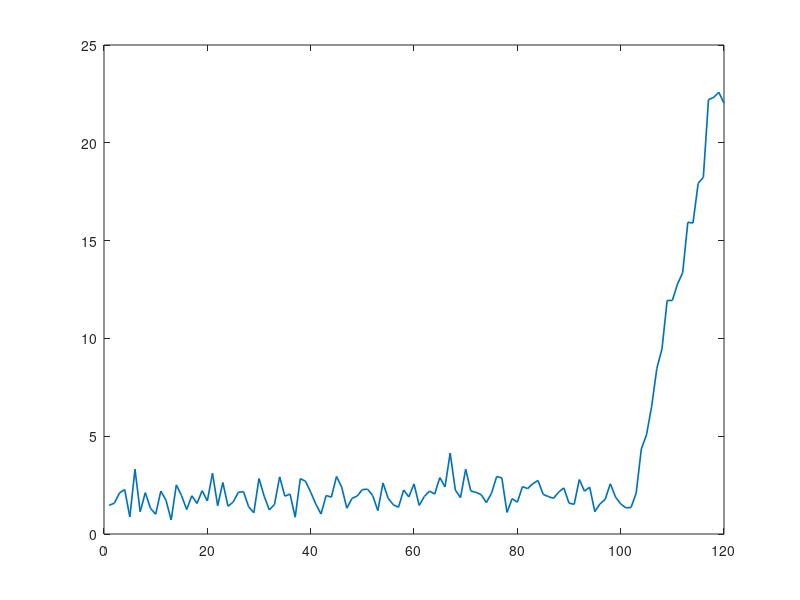

This chart was generated by the following MATLAB code: (Note: this script raises an error after producing the figure.)
%% Simple multivariate anomaly score for prototype validation
clear; clc; close all; rng(5);
N = 120;
features = [1.5+0.12*randn(N,1), 2.6+0.2*randn(N,1), ...
            3.0+0.25*randn(N,1), 18+1.5*randn(N,1)];
features(101:end,:) = features(101:end,:) + ...
    [linspace(0,1.8,20)' linspace(0,2.5,20)' linspace(0,2,20)' linspace(0,12,20)'];
baseline = features(1:60,:);
mu = mean(baseline); sigma = std(baseline);
z = (features-mu)./sigma;
score = sqrt(sum(z.^2,2));
threshold = prctile(sqrt(sum(((baseline-mu)./sigma).^2,2)),99);
figure; plot(score,'LineWidth',1.2); hold on; yline(threshold,'--'); grid on;
xlabel('4-hour sample'); ylabel('Standardized anomaly score');
title('Prototype anomaly score — requires field baseline and validation');
